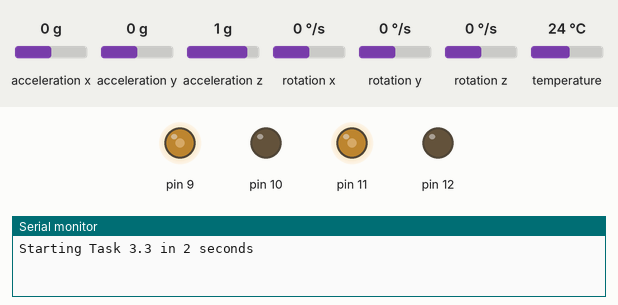
Bench run of a sketch on a simulated Arduino Uno, built with avr-gcc and run on an emulated ATmega328P. On the bench: output pins drawn as LEDs (lit = HIGH), the last lines printed to the serial monitor. The test bench sets the inputs (shaded band); at power-on: acceleration x 0 g, acceleration y 0 g, acceleration z 1 g, rotation x 0 °/s, rotation y 0 °/s, rotation z 0 °/s, temperature 24 °C.

Above: at 6.2 s.
At 36.2 s:
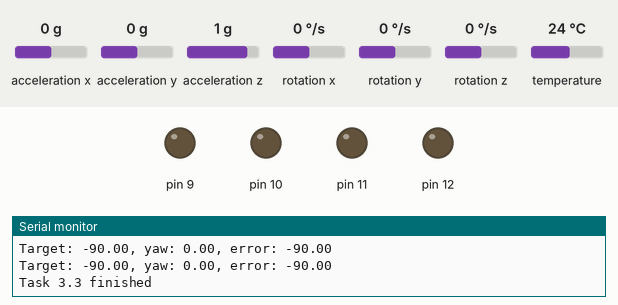
Timing chart, 0 to 37.7 s (numbered marks = the images above):
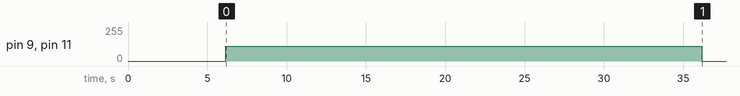

The sketch:

Task_3c.ino
```cpp
#include <Arduino.h>
#include <Wire.h>
#include <Adafruit_MPU6050.h>
#include <Adafruit_Sensor.h>
#include <math.h>

namespace mtrn3100 {

class Motor {
public:
    Motor(uint8_t pwmPin, uint8_t directionPin)
        : pwm_pin(pwmPin), dir_pin(directionPin) {
        pinMode(pwm_pin, OUTPUT);
        pinMode(dir_pin, OUTPUT);
    }

    void setPWM(int16_t pwm) {
        pwm = constrain(pwm, -255, 255);

        if (pwm == 0) {
            analogWrite(pwm_pin, 0);
            return;
        }

        digitalWrite(dir_pin, pwm > 0 ? HIGH : LOW);
        analogWrite(pwm_pin, abs(pwm));
    }

private:
    const uint8_t pwm_pin;
    const uint8_t dir_pin;
};

}

mtrn3100::Motor leftMotor(11, 12);
mtrn3100::Motor rightMotor(9, 10);

Adafruit_MPU6050 mpu;

float gyroBiasZ = 0.0f;
float yawDegrees = 0.0f;
uint32_t previousIMUTime = 0;

const float TARGET_TURN_DEGREES = -90.0f;
const float ANGLE_TOLERANCE_DEGREES = 3.0f;

const float KP = 2.8f;
const float KD = 0.18f;

const int MIN_TURN_PWM = 45;
const int MAX_TURN_PWM = 110;

const uint32_t CONTROL_PERIOD_US = 10000;
const uint32_t TASK_DURATION_MS = 30000;

void calibrateGyro();
void updateYaw();
void maintainTargetHeading(float targetHeading, uint32_t durationMS);
void stopMotors();

void setup() {
    Serial.begin(9600);
    Wire.begin();

    if (!mpu.begin()) {
        Serial.println("MPU6050 not detected");
        while (true) {
            stopMotors();
            delay(100);
        }
    }

    mpu.setGyroRange(MPU6050_RANGE_500_DEG);
    mpu.setFilterBandwidth(MPU6050_BAND_21_HZ);

    delay(500);
    calibrateGyro();

    Serial.println("Starting Task 3.3 in 2 seconds");
    delay(2000);

    float targetHeading = yawDegrees + TARGET_TURN_DEGREES;
    maintainTargetHeading(targetHeading, TASK_DURATION_MS);

    stopMotors();
    Serial.println("Task 3.3 finished");
}

void loop() {
}

void calibrateGyro() {
    const int SAMPLE_COUNT = 500;
    float total = 0.0f;

    for (int i = 0; i < SAMPLE_COUNT; i++) {
        sensors_event_t acceleration;
        sensors_event_t gyro;
        sensors_event_t temperature;

        mpu.getEvent(&acceleration, &gyro, &temperature);
        total += gyro.gyro.z;
        delay(5);
    }

    gyroBiasZ = total / SAMPLE_COUNT;
    yawDegrees = 0.0f;
    previousIMUTime = micros();
}

void updateYaw() {
    sensors_event_t acceleration;
    sensors_event_t gyro;
    sensors_event_t temperature;

    mpu.getEvent(&acceleration, &gyro, &temperature);

    uint32_t currentTime = micros();

    if (previousIMUTime == 0) {
        previousIMUTime = currentTime;
        return;
    }

    float dt =
        static_cast<float>(currentTime - previousIMUTime) /
        1000000.0f;

    previousIMUTime = currentTime;

    float yawRateDeg =
        (gyro.gyro.z - gyroBiasZ) * 180.0f / PI;

    if (fabs(yawRateDeg) < 0.2f) {
        yawRateDeg = 0.0f;
    }

    yawDegrees += yawRateDeg * dt;
}

void maintainTargetHeading(float targetHeading, uint32_t durationMS) {
    uint32_t previousControlTime = micros();
    uint32_t previousPrintTime = millis();
    uint32_t startTime = millis();

    while (millis() - startTime < durationMS) {
        uint32_t currentTime = micros();

        if (currentTime - previousControlTime < CONTROL_PERIOD_US) {
            continue;
        }

        float dt =
            static_cast<float>(currentTime - previousControlTime) /
            1000000.0f;

        previousControlTime = currentTime;

        sensors_event_t acceleration;
        sensors_event_t gyro;
        sensors_event_t temperature;

        mpu.getEvent(&acceleration, &gyro, &temperature);

        float yawRateDeg =
            (gyro.gyro.z - gyroBiasZ) * 180.0f / PI;

        if (fabs(yawRateDeg) < 0.2f) {
            yawRateDeg = 0.0f;
        }

        yawDegrees += yawRateDeg * dt;

        float error = targetHeading - yawDegrees;

        if (fabs(error) <= ANGLE_TOLERANCE_DEGREES) {
            stopMotors();
        } else {
            float output = KP * error - KD * yawRateDeg;

            output = constrain(
                output,
                -static_cast<float>(MAX_TURN_PWM),
                static_cast<float>(MAX_TURN_PWM)
            );

            int turnPWM = static_cast<int>(roundf(output));

            if (turnPWM > 0 && turnPWM < MIN_TURN_PWM) {
                turnPWM = MIN_TURN_PWM;
            } else if (turnPWM < 0 && turnPWM > -MIN_TURN_PWM) {
                turnPWM = -MIN_TURN_PWM;
            }

            leftMotor.setPWM(turnPWM);
            rightMotor.setPWM(turnPWM);
        }

        if (millis() - previousPrintTime >= 100) {
            previousPrintTime = millis();

            Serial.print("Target: ");
            Serial.print(targetHeading);
            Serial.print(", yaw: ");
            Serial.print(yawDegrees);
            Serial.print(", error: ");
            Serial.println(error);
        }
    }

    stopMotors();
}

void stopMotors() {
    leftMotor.setPWM(0);
    rightMotor.setPWM(0);
}
```
